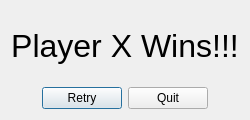
<?xml version="1.0" encoding="UTF-8"?>
<ui version="4.0">
 <class>GameOverDialog</class>
 <widget class="QDialog" name="GameOverDialog">
  <property name="geometry">
   <rect>
    <x>0</x>
    <y>0</y>
    <width>188</width>
    <height>120</height>
   </rect>
  </property>
  <property name="windowTitle">
   <string>Game Over</string>
  </property>
  <layout class="QVBoxLayout" name="verticalLayout">
   <item>
    <widget class="QLabel" name="label">
     <property name="font">
      <font>
       <family>System</family>
       <pointsize>24</pointsize>
      </font>
     </property>
     <property name="text">
      <string>Player X Wins!!!</string>
     </property>
     <property name="alignment">
      <set>Qt::AlignCenter</set>
     </property>
    </widget>
   </item>
   <item>
    <layout class="QHBoxLayout" name="horizontalLayout">
     <item>
      <spacer name="horizontalSpacer">
       <property name="orientation">
        <enum>Qt::Horizontal</enum>
       </property>
       <property name="sizeHint" stdset="0">
        <size>
         <width>40</width>
         <height>20</height>
        </size>
       </property>
      </spacer>
     </item>
     <item>
      <widget class="QPushButton" name="retryButton">
       <property name="text">
        <string>Retry</string>
       </property>
      </widget>
     </item>
     <item>
      <widget class="QPushButton" name="quitButton">
       <property name="text">
        <string>Quit</string>
       </property>
      </widget>
     </item>
     <item>
      <spacer name="horizontalSpacer_2">
       <property name="orientation">
        <enum>Qt::Horizontal</enum>
       </property>
       <property name="sizeHint" stdset="0">
        <size>
         <width>40</width>
         <height>20</height>
        </size>
       </property>
      </spacer>
     </item>
    </layout>
   </item>
  </layout>
 </widget>
 <resources/>
 <connections/>
</ui>
